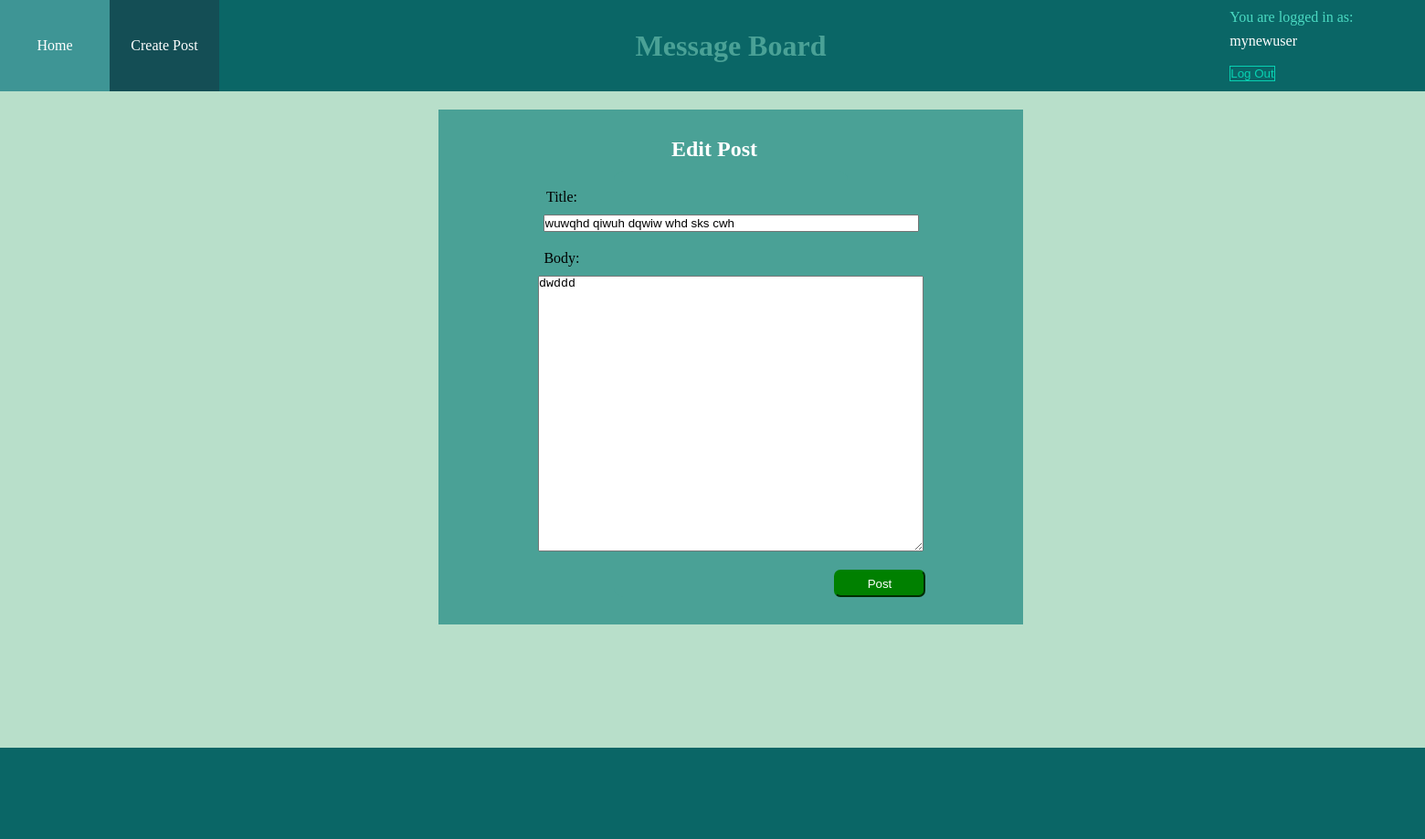
The app's page /post/edit_post/7 (signed in), older data.
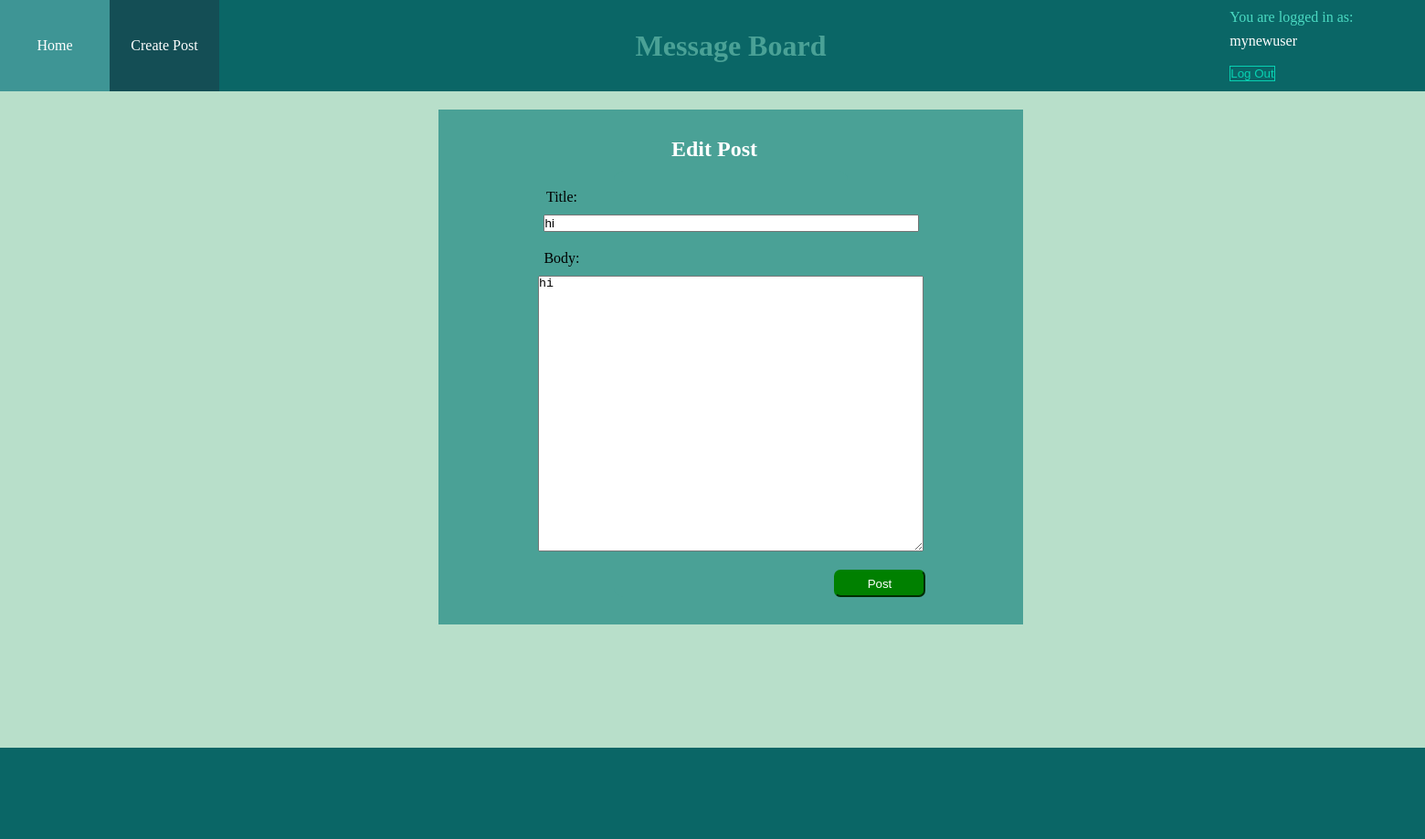
The same page, newer data.
### post/models.py (models this page shows)
class Post(models.Model):
    title= models.CharField(max_length=30,null=True,blank=True)
    body= models.TextField(max_length=500)
    date= models.DateTimeField(auto_now_add=True)
    edit_date=models.DateTimeField(blank=True,null=True)
    author= models.ForeignKey(settings.AUTH_USER_MODEL,on_delete=models.DO_NOTHING,default=None)
    comments_amount=models.IntegerField(default=0)

### post/views.py (the view)
# urls.py: path('edit_post/<int:post_id>',views.edit_post),
@login_required(login_url="/account/login/")
def edit_post(request,post_id):
    post = Post.objects.all().filter(id=post_id)[0]
    post_author_id = post.author_id
    post_author_name = User.objects.all().filter(id=post_author_id)[0].username
    if request.user.username == post_author_name:
        form = CreatePost(data = {"title" : post.title, "body" : post.body})
        if request.method == 'GET':
            return render(request,'post/edit_post.html',{'form':post})
        else:
            post.body = request.POST.get('body',False)
            post.title = request.POST.get('title',False)
            post.edit_date=datetime.now()
            post.save()
            return redirect(f'/post/{post_id}')

### post/templates/post/edit_post.html (shortened to what this page needs)
{% extends "main.html" %}
{% load static %}
{% load crispy_forms_tags %}
{% block content %}
    <div class="maincontainer">
        <link rel="stylesheet" type="text/css" href="{% static 'post/edit_post.css' %}">
            <div class="content">
                <h2 class="title2">Edit Post</h2>
                <form class="post" method="POST" class="edit_post">
                    <span>Title: </span>
                    <input type="text" name="title" value="{{ form.title }}">
                    <span>Body: </span>
                    <textarea resize="none" name="body">{{ form.body }}</textarea>
                    <button type="submit" class="buttonpost">Post</button>
                </form>
            </div>
    </div>
{% endblock %}

Row changes from the older to the newer data that the page shows:
changed Post: title "wuwqhd qiwuh dqwiw whd sks cwh" → "hi"; body "dwddd" → "hi"
